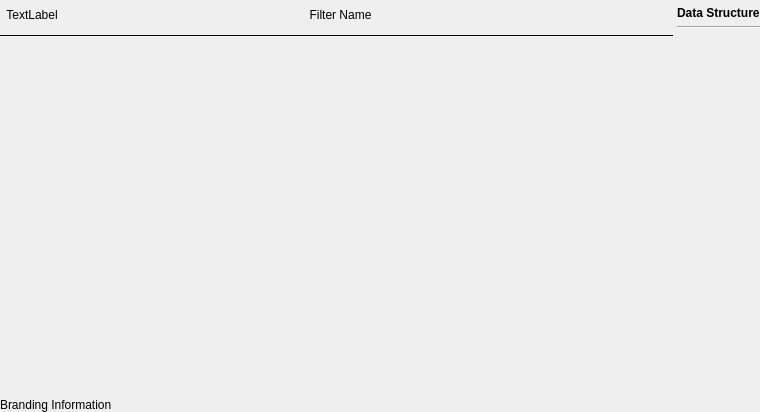
<?xml version="1.0" encoding="UTF-8"?>
<ui version="4.0">
 <class>FilterInputWidget</class>
 <widget class="QWidget" name="FilterInputWidget">
  <property name="geometry">
   <rect>
    <x>0</x>
    <y>0</y>
    <width>760</width>
    <height>412</height>
   </rect>
  </property>
  <property name="windowTitle">
   <string>[*]Filter Input Parameters</string>
  </property>
  <layout class="QGridLayout" name="gridLayout">
   <property name="leftMargin">
    <number>0</number>
   </property>
   <property name="topMargin">
    <number>0</number>
   </property>
   <property name="rightMargin">
    <number>0</number>
   </property>
   <property name="bottomMargin">
    <number>0</number>
   </property>
   <property name="spacing">
    <number>4</number>
   </property>
   <item row="0" column="0">
    <widget class="QFrame" name="contents">
     <property name="sizePolicy">
      <sizepolicy hsizetype="Expanding" vsizetype="Preferred">
       <horstretch>3</horstretch>
       <verstretch>0</verstretch>
      </sizepolicy>
     </property>
     <property name="styleSheet">
      <string notr="true"/>
     </property>
     <property name="frameShape">
      <enum>QFrame::NoFrame</enum>
     </property>
     <property name="frameShadow">
      <enum>QFrame::Plain</enum>
     </property>
     <layout class="QGridLayout" name="gridLayout_3">
      <property name="leftMargin">
       <number>0</number>
      </property>
      <property name="topMargin">
       <number>0</number>
      </property>
      <property name="rightMargin">
       <number>0</number>
      </property>
      <property name="bottomMargin">
       <number>0</number>
      </property>
      <property name="verticalSpacing">
       <number>4</number>
      </property>
      <item row="0" column="0">
       <widget class="QFrame" name="labelFrame">
        <property name="minimumSize">
         <size>
          <width>0</width>
          <height>30</height>
         </size>
        </property>
        <property name="frameShape">
         <enum>QFrame::NoFrame</enum>
        </property>
        <property name="frameShadow">
         <enum>QFrame::Plain</enum>
        </property>
        <layout class="QHBoxLayout" name="horizontalLayout_2">
         <property name="spacing">
          <number>0</number>
         </property>
         <property name="leftMargin">
          <number>0</number>
         </property>
         <property name="topMargin">
          <number>0</number>
         </property>
         <property name="rightMargin">
          <number>10</number>
         </property>
         <property name="bottomMargin">
          <number>0</number>
         </property>
         <item>
          <spacer name="horizontalSpacer">
           <property name="orientation">
            <enum>Qt::Horizontal</enum>
           </property>
           <property name="sizeType">
            <enum>QSizePolicy::Fixed</enum>
           </property>
           <property name="sizeHint" stdset="0">
            <size>
             <width>6</width>
             <height>20</height>
            </size>
           </property>
          </spacer>
         </item>
         <item>
          <widget class="QLabel" name="filterIndex">
           <property name="text">
            <string>TextLabel</string>
           </property>
           <property name="alignment">
            <set>Qt::AlignCenter</set>
           </property>
          </widget>
         </item>
         <item>
          <widget class="QLabel" name="filterHumanLabel">
           <property name="sizePolicy">
            <sizepolicy hsizetype="Expanding" vsizetype="Preferred">
             <horstretch>0</horstretch>
             <verstretch>0</verstretch>
            </sizepolicy>
           </property>
           <property name="frameShape">
            <enum>QFrame::NoFrame</enum>
           </property>
           <property name="text">
            <string>Filter Name</string>
           </property>
           <property name="alignment">
            <set>Qt::AlignCenter</set>
           </property>
           <property name="wordWrap">
            <bool>true</bool>
           </property>
          </widget>
         </item>
         <item>
          <widget class="SVIconPushButton" name="informationBtn">
           <property name="sizePolicy">
            <sizepolicy hsizetype="Preferred" vsizetype="Preferred">
             <horstretch>0</horstretch>
             <verstretch>0</verstretch>
            </sizepolicy>
           </property>
           <property name="minimumSize">
            <size>
             <width>24</width>
             <height>24</height>
            </size>
           </property>
           <property name="maximumSize">
            <size>
             <width>48</width>
             <height>48</height>
            </size>
           </property>
           <property name="toolTip">
            <string>Click to show the filter help</string>
           </property>
           <property name="text">
            <string/>
           </property>
           <property name="icon">
            <iconset resource="../../../../Resources/SIMPL.qrc">
             <normaloff>:/SIMPL/icons/images/information.png</normaloff>:/SIMPL/icons/images/information.png</iconset>
           </property>
           <property name="iconSize">
            <size>
             <width>24</width>
             <height>24</height>
            </size>
           </property>
           <property name="flat">
            <bool>true</bool>
           </property>
          </widget>
         </item>
        </layout>
       </widget>
      </item>
      <item row="3" column="0">
       <widget class="QLabel" name="brandingLabel">
        <property name="text">
         <string>Branding Information</string>
        </property>
        <property name="wordWrap">
         <bool>true</bool>
        </property>
       </widget>
      </item>
      <item row="2" column="0">
       <widget class="QScrollArea" name="variablesScrollArea">
        <property name="frameShape">
         <enum>QFrame::NoFrame</enum>
        </property>
        <property name="widgetResizable">
         <bool>true</bool>
        </property>
        <widget class="QWidget" name="variablesTabContents">
         <property name="geometry">
          <rect>
           <x>0</x>
           <y>0</y>
           <width>672</width>
           <height>352</height>
          </rect>
         </property>
         <layout class="QVBoxLayout" name="scrollAreaVertSpacer">
          <property name="leftMargin">
           <number>0</number>
          </property>
          <property name="topMargin">
           <number>0</number>
          </property>
          <property name="rightMargin">
           <number>0</number>
          </property>
          <property name="bottomMargin">
           <number>0</number>
          </property>
          <item>
           <layout class="QGridLayout" name="variablesGrid"/>
          </item>
          <item>
           <spacer name="inputVertSpacer">
            <property name="orientation">
             <enum>Qt::Vertical</enum>
            </property>
            <property name="sizeHint" stdset="0">
             <size>
              <width>20</width>
              <height>40</height>
             </size>
            </property>
           </spacer>
          </item>
         </layout>
        </widget>
       </widget>
      </item>
      <item row="1" column="0">
       <widget class="Line" name="titleBottomLine">
        <property name="frameShadow">
         <enum>QFrame::Plain</enum>
        </property>
        <property name="orientation">
         <enum>Qt::Horizontal</enum>
        </property>
       </widget>
      </item>
     </layout>
    </widget>
   </item>
   <item row="0" column="1">
    <widget class="QWidget" name="dataStructureContainer" native="true">
     <property name="sizePolicy">
      <sizepolicy hsizetype="Preferred" vsizetype="Preferred">
       <horstretch>0</horstretch>
       <verstretch>0</verstretch>
      </sizepolicy>
     </property>
     <layout class="QVBoxLayout" name="verticalLayout">
      <property name="leftMargin">
       <number>0</number>
      </property>
      <property name="topMargin">
       <number>6</number>
      </property>
      <property name="rightMargin">
       <number>0</number>
      </property>
      <property name="bottomMargin">
       <number>0</number>
      </property>
      <item>
       <widget class="QLabel" name="label">
        <property name="font">
         <font>
          <weight>75</weight>
          <bold>true</bold>
         </font>
        </property>
        <property name="text">
         <string>Data Structure</string>
        </property>
       </widget>
      </item>
      <item>
       <widget class="Line" name="line">
        <property name="orientation">
         <enum>Qt::Horizontal</enum>
        </property>
       </widget>
      </item>
      <item>
       <widget class="DataStructureWidget" name="dataStructureWidget" native="true">
        <property name="sizePolicy">
         <sizepolicy hsizetype="Preferred" vsizetype="Expanding">
          <horstretch>0</horstretch>
          <verstretch>0</verstretch>
         </sizepolicy>
        </property>
       </widget>
      </item>
     </layout>
    </widget>
   </item>
  </layout>
 </widget>
 <customwidgets>
  <customwidget>
   <class>SVIconPushButton</class>
   <extends>QPushButton</extends>
   <header location="global">SVControlWidgets.h</header>
  </customwidget>
  <customwidget>
   <class>DataStructureWidget</class>
   <extends>QWidget</extends>
   <header location="global">DataStructureWidget.h</header>
   <container>1</container>
  </customwidget>
 </customwidgets>
 <resources>
  <include location="../../../../Resources/SIMPL.qrc"/>
 </resources>
 <connections/>
</ui>
